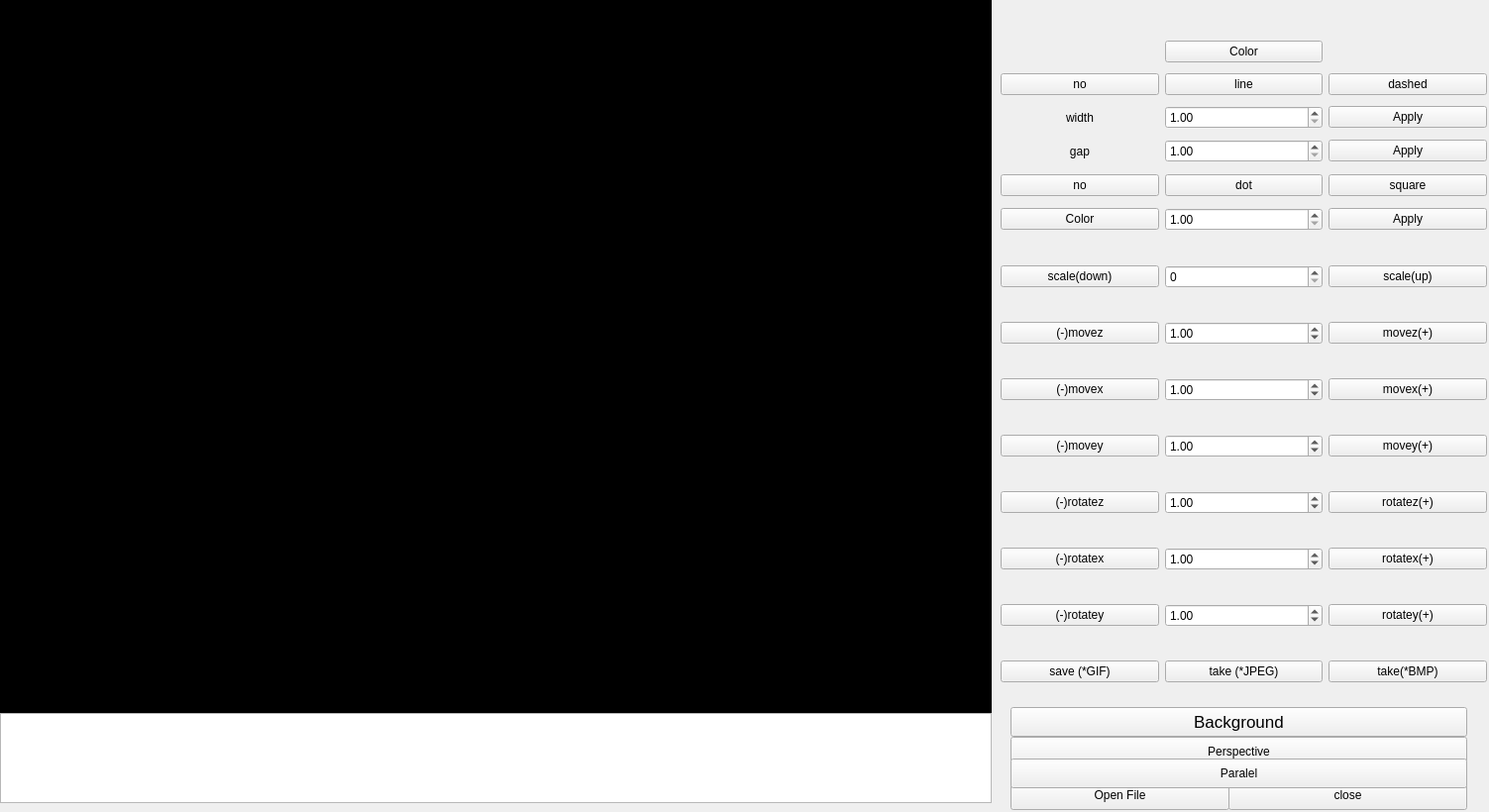
<?xml version="1.0" encoding="UTF-8"?>
<ui version="4.0">
 <class>MainWindow</class>
 <widget class="QMainWindow" name="MainWindow">
  <property name="geometry">
   <rect>
    <x>0</x>
    <y>0</y>
    <width>1503</width>
    <height>820</height>
   </rect>
  </property>
  <property name="minimumSize">
   <size>
    <width>1200</width>
    <height>820</height>
   </size>
  </property>
  <property name="maximumSize">
   <size>
    <width>1920</width>
    <height>1080</height>
   </size>
  </property>
  <property name="windowTitle">
   <string>MainWindow</string>
  </property>
  <widget class="QWidget" name="centralwidget">
   <widget class="openGLGraphics" name="widget" native="true">
    <property name="geometry">
     <rect>
      <x>0</x>
      <y>0</y>
      <width>1001</width>
      <height>721</height>
     </rect>
    </property>
    <property name="minimumSize">
     <size>
      <width>600</width>
      <height>600</height>
     </size>
    </property>
    <property name="styleSheet">
     <string notr="true">background-color:rgb(0, 0, 0);</string>
    </property>
   </widget>
   <widget class="QPushButton" name="pushButton_openFile">
    <property name="geometry">
     <rect>
      <x>1020</x>
      <y>788</y>
      <width>221</width>
      <height>30</height>
     </rect>
    </property>
    <property name="minimumSize">
     <size>
      <width>200</width>
      <height>10</height>
     </size>
    </property>
    <property name="maximumSize">
     <size>
      <width>400</width>
      <height>50</height>
     </size>
    </property>
    <property name="text">
     <string>Open File</string>
    </property>
   </widget>
   <widget class="QPushButton" name="pushButton_2">
    <property name="geometry">
     <rect>
      <x>1240</x>
      <y>788</y>
      <width>241</width>
      <height>30</height>
     </rect>
    </property>
    <property name="text">
     <string>close</string>
    </property>
   </widget>
   <widget class="QWidget" name="layoutWidget">
    <property name="geometry">
     <rect>
      <x>1010</x>
      <y>36</y>
      <width>491</width>
      <height>136</height>
     </rect>
    </property>
    <layout class="QGridLayout" name="gridLayout_4">
     <item row="4" column="3">
      <widget class="QPushButton" name="pushButtonLineGap">
       <property name="text">
        <string>Apply</string>
       </property>
      </widget>
     </item>
     <item row="4" column="1">
      <widget class="QDoubleSpinBox" name="lineGapValue">
       <property name="minimum">
        <double>1.000000000000000</double>
       </property>
       <property name="maximum">
        <double>10.000000000000000</double>
       </property>
      </widget>
     </item>
     <item row="3" column="1">
      <widget class="QDoubleSpinBox" name="lineWidthValue">
       <property name="minimum">
        <double>1.000000000000000</double>
       </property>
       <property name="maximum">
        <double>10.000000000000000</double>
       </property>
      </widget>
     </item>
     <item row="3" column="3">
      <widget class="QPushButton" name="pushButtonWidth">
       <property name="text">
        <string>Apply</string>
       </property>
      </widget>
     </item>
     <item row="1" column="0">
      <widget class="QPushButton" name="pushButton_6">
       <property name="text">
        <string>no</string>
       </property>
      </widget>
     </item>
     <item row="4" column="0">
      <widget class="QLabel" name="label_3">
       <property name="text">
        <string>gap</string>
       </property>
       <property name="alignment">
        <set>Qt::AlignCenter</set>
       </property>
      </widget>
     </item>
     <item row="3" column="0">
      <widget class="QLabel" name="label_2">
       <property name="text">
        <string>width</string>
       </property>
       <property name="alignment">
        <set>Qt::AlignCenter</set>
       </property>
      </widget>
     </item>
     <item row="1" column="1">
      <widget class="QPushButton" name="pushButton_5">
       <property name="text">
        <string>line</string>
       </property>
      </widget>
     </item>
     <item row="1" column="3">
      <widget class="QPushButton" name="pushButton_4">
       <property name="text">
        <string>dashed</string>
       </property>
      </widget>
     </item>
     <item row="0" column="1">
      <widget class="QPushButton" name="pushButton_lineColor">
       <property name="text">
        <string>Color</string>
       </property>
      </widget>
     </item>
    </layout>
   </widget>
   <widget class="QPushButton" name="perpective_mode">
    <property name="geometry">
     <rect>
      <x>1020</x>
      <y>744</y>
      <width>461</width>
      <height>30</height>
     </rect>
    </property>
    <property name="text">
     <string>Perspective</string>
    </property>
   </widget>
   <widget class="QPushButton" name="paralel_mode">
    <property name="geometry">
     <rect>
      <x>1020</x>
      <y>766</y>
      <width>461</width>
      <height>30</height>
     </rect>
    </property>
    <property name="text">
     <string>Paralel</string>
    </property>
   </widget>
   <widget class="QWidget" name="layoutWidget">
    <property name="geometry">
     <rect>
      <x>1010</x>
      <y>170</y>
      <width>491</width>
      <height>71</height>
     </rect>
    </property>
    <layout class="QGridLayout" name="gridLayout_5">
     <item row="2" column="0">
      <widget class="QPushButton" name="pushButton_dotColor">
       <property name="text">
        <string>Color</string>
       </property>
      </widget>
     </item>
     <item row="2" column="3">
      <widget class="QPushButton" name="pushButton_dotSize">
       <property name="text">
        <string>Apply</string>
       </property>
      </widget>
     </item>
     <item row="1" column="0">
      <widget class="QPushButton" name="pushButton_noDot">
       <property name="text">
        <string>no</string>
       </property>
      </widget>
     </item>
     <item row="1" column="3">
      <widget class="QPushButton" name="pushButton_dotSquare">
       <property name="text">
        <string>square</string>
       </property>
      </widget>
     </item>
     <item row="2" column="1">
      <widget class="QDoubleSpinBox" name="dotSize">
       <property name="minimum">
        <double>1.000000000000000</double>
       </property>
       <property name="maximum">
        <double>10.000000000000000</double>
       </property>
      </widget>
     </item>
     <item row="1" column="1">
      <widget class="QPushButton" name="pushButton_dot">
       <property name="text">
        <string>dot</string>
       </property>
      </widget>
     </item>
    </layout>
   </widget>
   <widget class="QWidget" name="layoutWidget_5">
    <property name="geometry">
     <rect>
      <x>1010</x>
      <y>240</y>
      <width>491</width>
      <height>481</height>
     </rect>
    </property>
    <layout class="QGridLayout" name="gridLayout_7">
     <item row="2" column="1">
      <widget class="QDoubleSpinBox" name="x_move_value">
       <property name="minimum">
        <double>0.010000000000000</double>
       </property>
       <property name="maximum">
        <double>10.010000000000000</double>
       </property>
       <property name="value">
        <double>1.000000000000000</double>
       </property>
      </widget>
     </item>
     <item row="8" column="0">
      <widget class="QPushButton" name="pushButton_save_gif">
       <property name="text">
        <string>save (*GIF)</string>
       </property>
      </widget>
     </item>
     <item row="5" column="0">
      <widget class="QPushButton" name="minus_x">
       <property name="text">
        <string>(-)rotatex</string>
       </property>
      </widget>
     </item>
     <item row="4" column="1">
      <widget class="QDoubleSpinBox" name="z_rotate_value">
       <property name="minimum">
        <double>0.010000000000000</double>
       </property>
       <property name="maximum">
        <double>10.010000000000000</double>
       </property>
       <property name="singleStep">
        <double>0.300000000000000</double>
       </property>
       <property name="value">
        <double>1.000000000000000</double>
       </property>
      </widget>
     </item>
     <item row="5" column="1">
      <widget class="QDoubleSpinBox" name="x_rotate_value">
       <property name="minimum">
        <double>0.010000000000000</double>
       </property>
       <property name="maximum">
        <double>10.010000000000000</double>
       </property>
       <property name="singleStep">
        <double>0.300000000000000</double>
       </property>
       <property name="value">
        <double>1.000000000000000</double>
       </property>
      </widget>
     </item>
     <item row="8" column="1">
      <widget class="QPushButton" name="pushButton_takeJpeg">
       <property name="text">
        <string>take (*JPEG)</string>
       </property>
      </widget>
     </item>
     <item row="2" column="2">
      <widget class="QPushButton" name="move_x_plus">
       <property name="text">
        <string>movex(+)</string>
       </property>
      </widget>
     </item>
     <item row="7" column="1">
      <widget class="QDoubleSpinBox" name="y_rotate_value">
       <property name="minimum">
        <double>0.010000000000000</double>
       </property>
       <property name="maximum">
        <double>10.010000000000000</double>
       </property>
       <property name="singleStep">
        <double>0.300000000000000</double>
       </property>
       <property name="value">
        <double>1.000000000000000</double>
       </property>
      </widget>
     </item>
     <item row="3" column="2">
      <widget class="QPushButton" name="move_y_plus">
       <property name="text">
        <string>movey(+)</string>
       </property>
      </widget>
     </item>
     <item row="4" column="2">
      <widget class="QPushButton" name="plus_z">
       <property name="text">
        <string>rotatez(+)</string>
       </property>
      </widget>
     </item>
     <item row="7" column="2">
      <widget class="QPushButton" name="plus_y">
       <property name="text">
        <string>rotatey(+)</string>
       </property>
      </widget>
     </item>
     <item row="1" column="2">
      <widget class="QPushButton" name="move_z_plus">
       <property name="text">
        <string>movez(+)</string>
       </property>
      </widget>
     </item>
     <item row="3" column="1">
      <widget class="QDoubleSpinBox" name="y_move_value">
       <property name="minimum">
        <double>0.010000000000000</double>
       </property>
       <property name="maximum">
        <double>10.010000000000000</double>
       </property>
       <property name="value">
        <double>1.000000000000000</double>
       </property>
      </widget>
     </item>
     <item row="0" column="2">
      <widget class="QPushButton" name="scale_up">
       <property name="text">
        <string>scale(up)</string>
       </property>
      </widget>
     </item>
     <item row="8" column="2">
      <widget class="QPushButton" name="pushButton_bmpSave">
       <property name="text">
        <string>take(*BMP)</string>
       </property>
      </widget>
     </item>
     <item row="4" column="0">
      <widget class="QPushButton" name="minus_z">
       <property name="text">
        <string>(-)rotatez</string>
       </property>
      </widget>
     </item>
     <item row="3" column="0">
      <widget class="QPushButton" name="move_y_minus">
       <property name="text">
        <string>(-)movey</string>
       </property>
      </widget>
     </item>
     <item row="2" column="0">
      <widget class="QPushButton" name="move_x_minus">
       <property name="text">
        <string>(-)movex</string>
       </property>
      </widget>
     </item>
     <item row="1" column="0">
      <widget class="QPushButton" name="move_z_minus">
       <property name="text">
        <string>(-)movez</string>
       </property>
      </widget>
     </item>
     <item row="0" column="0">
      <widget class="QPushButton" name="scale_down">
       <property name="text">
        <string>scale(down)</string>
       </property>
      </widget>
     </item>
     <item row="1" column="1">
      <widget class="QDoubleSpinBox" name="z_move_value">
       <property name="minimum">
        <double>0.010000000000000</double>
       </property>
       <property name="maximum">
        <double>10.010000000000000</double>
       </property>
       <property name="value">
        <double>1.000000000000000</double>
       </property>
      </widget>
     </item>
     <item row="7" column="0">
      <widget class="QPushButton" name="minus_y">
       <property name="text">
        <string>(-)rotatey</string>
       </property>
      </widget>
     </item>
     <item row="5" column="2">
      <widget class="QPushButton" name="plus_x">
       <property name="text">
        <string>rotatex(+)</string>
       </property>
      </widget>
     </item>
     <item row="0" column="1">
      <widget class="QSpinBox" name="scale_move"/>
     </item>
    </layout>
   </widget>
   <widget class="QTextEdit" name="textEdit">
    <property name="geometry">
     <rect>
      <x>0</x>
      <y>720</y>
      <width>1001</width>
      <height>91</height>
     </rect>
    </property>
    <property name="readOnly">
     <bool>true</bool>
    </property>
   </widget>
   <widget class="QPushButton" name="pushButton_3">
    <property name="geometry">
     <rect>
      <x>1020</x>
      <y>714</y>
      <width>461</width>
      <height>30</height>
     </rect>
    </property>
    <property name="font">
     <font>
      <pointsize>13</pointsize>
     </font>
    </property>
    <property name="text">
     <string>Background</string>
    </property>
   </widget>
  </widget>
 </widget>
 <customwidgets>
  <customwidget>
   <class>openGLGraphics</class>
   <extends>QWidget</extends>
   <header location="global">openglgraphics.h</header>
   <container>1</container>
  </customwidget>
 </customwidgets>
 <resources/>
 <connections>
  <connection>
   <sender>pushButton_2</sender>
   <signal>clicked()</signal>
   <receiver>MainWindow</receiver>
   <slot>close()</slot>
   <hints>
    <hint type="sourcelabel">
     <x>859</x>
     <y>651</y>
    </hint>
    <hint type="destinationlabel">
     <x>835</x>
     <y>449</y>
    </hint>
   </hints>
  </connection>
 </connections>
</ui>
